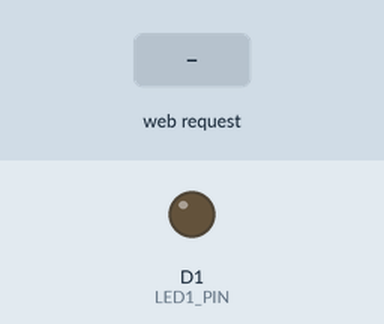
The sketch below on a simulated ESP8266 (NodeMCU). Shown: output pins drawn as LEDs (lit = HIGH). The inputs (shaded band) are chosen by the test bench. WiFi joins after 1.5 s; servers stay silent unless stated; what the sketch prints to the serial monitor is not drawn.

Above: at 2.7 s.
2.8 s: HTTP request GET /toggleLED received
At 3.1 s:
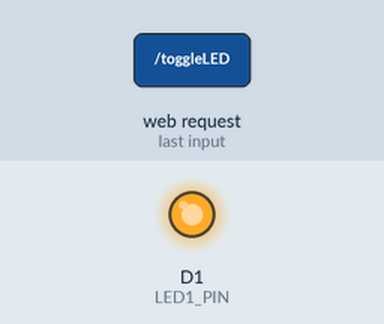
Timing chart, 0 to 5.8 s (numbered marks = the images above; inputs shaded):
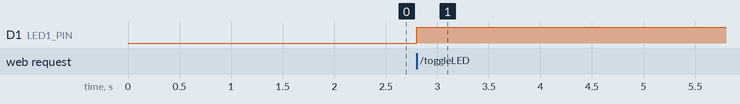

Measured:
- after the input at 2.8 s, D1 (LED1_PIN): LOW → HIGH at once

The sketch:

litreoflightsketch.ino
```cpp
#include <ESP8266WiFi.h>
#include <ESP8266WebServer.h>

#define LDR_PIN A0 // ESP8266 pin connected to LDR (analog pin)
#define LED1_PIN D1 // ESP8266 pin connected to LEDs (GPIO5)
#define THRESHOLD1 900 // turn on LEDs under this light level

const char* ssid = "amongus";
const char* password = "bruh22";

ESP8266WebServer server(80);

void setup() {
  Serial.begin(115200);
  pinMode(LED1_PIN, OUTPUT);

  WiFi.begin(ssid, password);
  while (WiFi.status() != WL_CONNECTED) {
    delay(500);
    Serial.print(".");
  }
  Serial.println("");
  Serial.println("WiFi connected");
  Serial.println("IP address: ");
  Serial.println(WiFi.localIP());

  server.on("/", handleRoot);
  server.on("/ldr", handleLDR);
  server.on("/toggleLED", handleToggleLED);
  server.begin();
  Serial.println("HTTP server started");
}

void loop() {
  server.handleClient();
}

void handleRoot() {
  server.send(200, "text/html", "<!DOCTYPE html><html><head><title>ESP8266 Web Server</title></head><body><h1>ESP8266 Web Server</h1><p>LDR Value: <span id='ldrValue'>0</span></p><button onclick='toggleLED()'>Toggle LED</button><script>function fetchLDRValue() { fetch('/ldr').then(response => response.text()).then(data => { document.getElementById('ldrValue').innerText = data; }); } function toggleLED() { fetch('/toggleLED').then(response => response.text()).then(data => { alert(data); }); } setInterval(fetchLDRValue, 1000);</script></body></html>");
}

void handleLDR() {
  int ldrValue = analogRead(LDR_PIN);
  server.send(200, "text/plain", String(ldrValue));
}

void handleToggleLED() {
  static bool ledState = false;
  ledState = !ledState;
  digitalWrite(LED1_PIN, ledState ? HIGH : LOW);
  server.send(200, "text/plain", ledState ? "LED is ON" : "LED is OFF");
}
```
